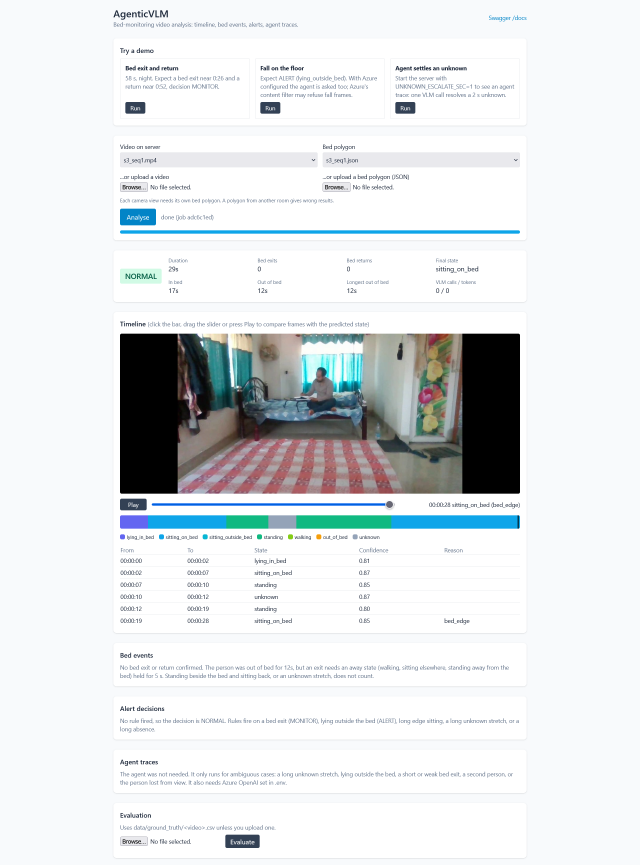
#> input picture assets/01.png, 1920 x 2593 px (shown at 1/3 size)
$ python -i opencv_source.py   (imports and definitions only)
#> lines starting #> are read from the running program, lines starting #| are printed output that depends on the picture
#> further down, picture is the input picture: shape (2593, 1920, 3); mean B, G, R 231, 229.4, 226.3
from collections.abc import Iterator
from pathlib import Path

import cv2
import numpy as np

from app.ingestion.domain.ports import VideoSource
from app.ingestion.domain.video import (
    SampledFrame,
    VideoMetadata,
    keyframe_times,
    sample_stride,
)


def apply_clahe(image: np.ndarray) -> np.ndarray:
    """Equalise local contrast on the lightness channel only, so colours stay intact (night clips)."""
    lab = cv2.cvtColor(image, cv2.COLOR_BGR2LAB)
#> lab: shape (2593, 1920, 3); mean of channels 0, 1, 2 230.6, 127.9, 127.1
    lab[..., 0] = cv2.createCLAHE(clipLimit=2.0, tileGridSize=(8, 8)).apply(lab[..., 0])
#> lab: shape (2593, 1920, 3); mean of channels 0, 1, 2 229.7, 127.9, 127.1
    return cv2.cvtColor(lab, cv2.COLOR_LAB2BGR)
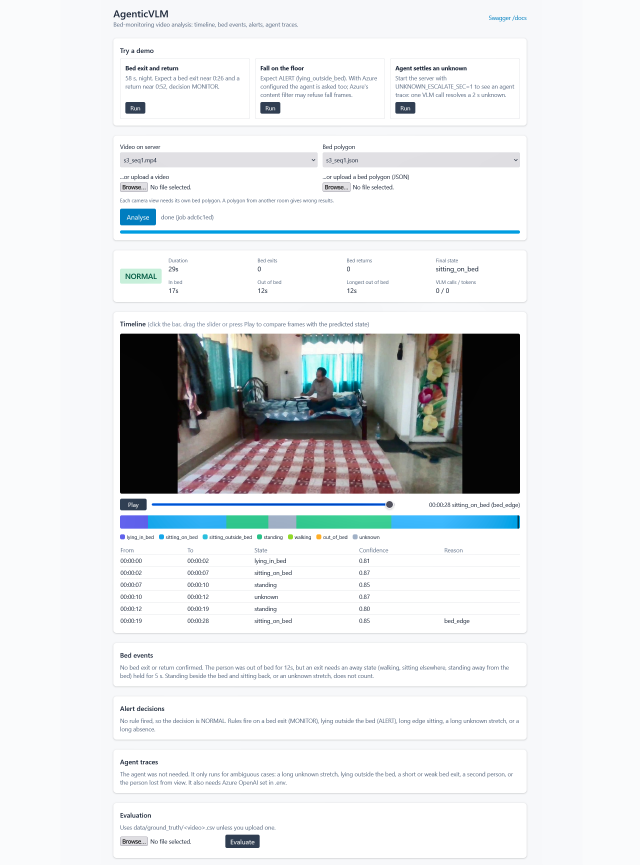
#> returned value: shape (2593, 1920, 3) (shown at 1/3 size); mean B, G, R 230.2, 228.7, 226.3


class OpenCVVideoSource(VideoSource):
    # [14 lines left out: function __init__, not called in this run]

    @property
    def metadata(self) -> VideoMetadata:
        return self._metadata

    @property
    def sample_interval_sec(self) -> float:
        return self._stride / self._metadata.fps

    # [51 lines left out: functions frames, frames_around, frame_jpeg, _sampled, not called in this run]

>>> import cv2
>>> picture = cv2.imread('../../../assets/01.png')
>>> result = apply_clahe(picture)
